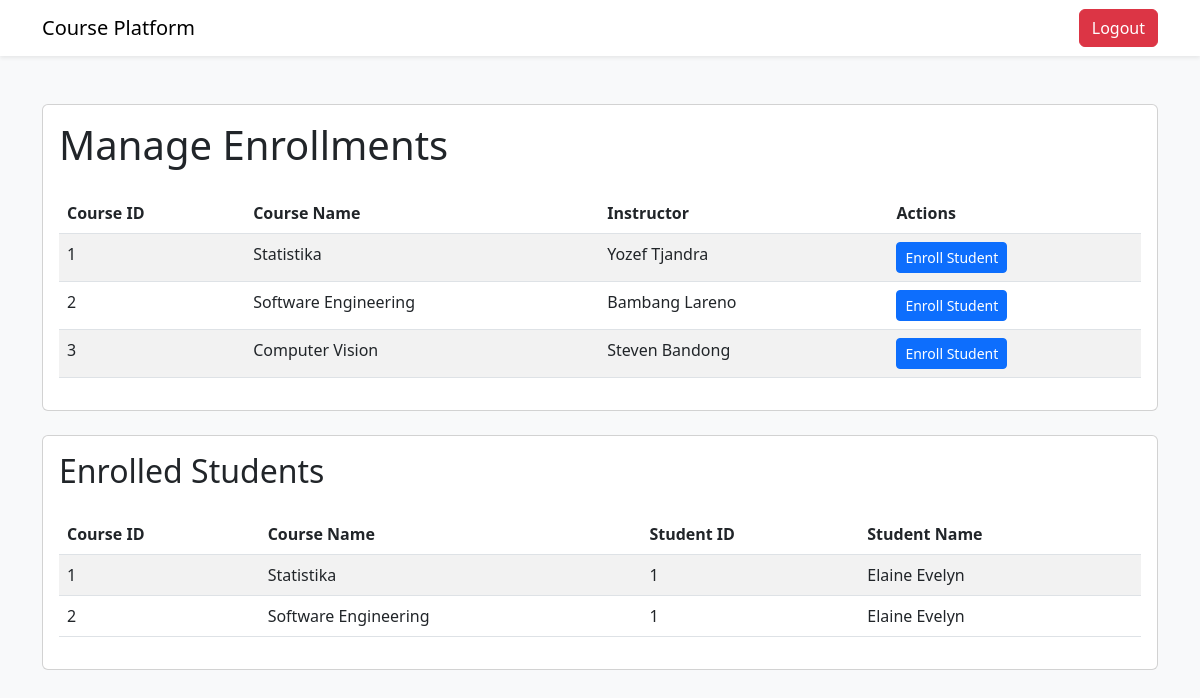
Page /admin/manage-enrollments (signed in) on the committed database.
### tables this page shows
CREATE TABLE kursus (
                id_kursus INTEGER PRIMARY KEY AUTOINCREMENT,
                id_instruktur INTEGER,
                nama_kursus TEXT NOT NULL,
                harga_kursus INT NOT NULL,
                FOREIGN KEY (id_instruktur) REFERENCES instruktur(id_instruktur)
            );

CREATE TABLE instruktur (
                id_instruktur INTEGER PRIMARY KEY AUTOINCREMENT,
                nama_instruktur TEXT NOT NULL,
                email TEXT NOT NULL,
                password TEXT NOT NULL
            );

CREATE TABLE peserta_has_kursus (
                id_peserta INTEGER,
                id_kursus INTEGER,
                FOREIGN KEY (id_peserta) REFERENCES peserta(id_peserta),
                FOREIGN KEY (id_kursus) REFERENCES kursus(id_kursus)
            );

CREATE TABLE peserta (
                id_peserta INTEGER PRIMARY KEY AUTOINCREMENT,
                email TEXT NOT NULL,
                nama_peserta TEXT NOT NULL,
                password TEXT NOT NULL,
                no_telpon TEXT NOT NULL,
                alamat TEXT NOT NULL,
                kota TEXT NOT NULL,
                provinsi TEXT NOT NULL,
                kode_pos INT NOT NULL,
                negara TEXT NOT NULL
            );

### features/auth.py (the view)
    def manage_enrollments(self):
        if not session.get('email') and session.get('role') != 'admin':
            return redirect('/login_admin')
        courses = query_db('SELECT * FROM kursus INNER JOIN instruktur ON kursus.id_instruktur = instruktur.id_instruktur')
        enrollments = query_db('SELECT * FROM peserta_has_kursus INNER JOIN peserta ON peserta_has_kursus.id_peserta = peserta.id_peserta INNER JOIN kursus ON peserta_has_kursus.id_kursus = kursus.id_kursus ORDER BY peserta_has_kursus.id_kursus, peserta_has_kursus.id_peserta')
        return render_template('manage_enrollments_page.html', enrollments=enrollments, courses=courses)

### database.py (called while the page is built)
def get_db():
    db = getattr(g, '_database', None)
    if db is None:
        db = g._database = sqlite3.connect(DATABASE)
        db.row_factory = sqlite3.Row
    return db

def query_db(query, args=(), one=False):
    cur = get_db().execute(query, args)
    rv = cur.fetchall()
    cur.close()
    get_db().commit()
    return (rv[0] if rv else None) if one else rv

### templates/manage_enrollments_page.html (shortened to what this page needs)
<!DOCTYPE html>
<html lang="en">
<head>
    <link href="https://cdn.jsdelivr.net/npm/bootstrap@5.3.0/dist/css/bootstrap.min.css" rel="stylesheet">
</head>
<body class="bg-light">
    <nav class="navbar navbar-expand-lg navbar-light bg-white shadow-sm">
        <div class="container">
            <a class="navbar-brand" href="/admin">Course Platform</a>
            <div class="d-flex">
                <a href="/logout" class="btn btn-danger">Logout</a>
            </div>
        </div>
    </nav>
    <div class="container py-5">
        <div class="card mb-4">
            <div class="card-body">
                <h1 class="card-title mb-4">Manage Enrollments</h1>
                <table class="table table-striped">
                    <thead>
                        <tr>
                            <th>Course ID</th>
                            <th>Course Name</th>
                            <th>Instructor</th>
                            <th>Actions</th>
                        </tr>
                    </thead>
                    <tbody>
                        {% for course in courses %}
                        <tr>
                            <td>{{ course.id_kursus }}</td>
                            <td>{{ course.nama_kursus }}</td>
                            <td>{{ course.nama_instruktur }}</td>
                            <td>
                                <a href="/admin/enroll-student/{{ course.id_kursus }}"
                                    class="btn btn-sm btn-primary">Enroll Student</a>
                            </td>
                        </tr>
                        {% endfor %}
                    </tbody>
                </table>
            </div>
        </div>
        <div class="card">
            <div class="card-body">
                <h2 class="card-title mb-4">Enrolled Students</h2>
                <table class="table table-striped">
                    <thead>
                        <tr>
                            <th>Course ID</th>
                            <th>Course Name</th>
                            <th>Student ID</th>
                            <th>Student Name</th>
                        </tr>
                    </thead>
                    <tbody>
                        {% for enrollment in enrollments %}
                        <tr>
                            <td>{{ enrollment.id_kursus }}</td>
                            <td>{{ enrollment.nama_kursus }}</td>
                            <td>{{ enrollment.id_peserta }}</td>
                            <td>{{ enrollment.nama_peserta }}</td>
                        </tr>
                        {% endfor %}
                    </tbody>
                </table>
            </div>
        </div>
    </div>
</body>
</html>

### rows in the picture
kursus: id_kursus "1", nama_kursus "Statistika", nama_instruktur "Yozef Tjandra"
kursus: id_kursus "2", nama_kursus "Software Engineering", nama_instruktur "Bambang Lareno"
kursus: id_kursus "3", nama_kursus "Computer Vision", nama_instruktur "Steven Bandong"
peserta_has_kursus: id_kursus "1", nama_kursus "Statistika", id_peserta "1", nama_peserta "Elaine Evelyn"
peserta_has_kursus: id_kursus "2", nama_kursus "Software Engineering", id_peserta "1", nama_peserta "Elaine Evelyn"
